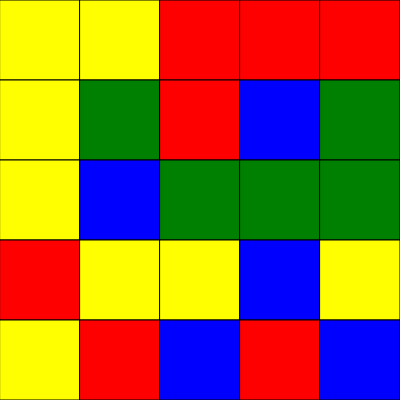
Frame 1 (no input)
Frame 60 (no input): identical to frame 1, image omitted
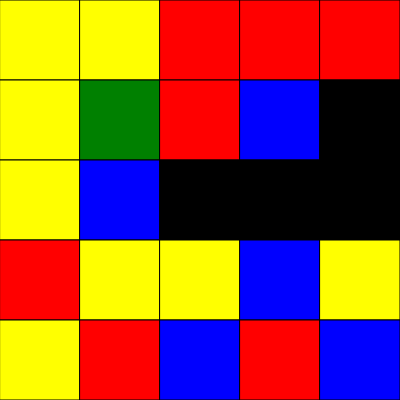
Frame 120 (the mouse pressed at the canvas centre since frame 60)

The p5.js sketch that drew these frames (run headless with seeded random() and noise() and a simulated clock; from frame 60 on, the mouse is pressed at the canvas centre):

// p5.js sketch
// ── sketch.js
const W = 400;
const H = 400;

class Cell {
  constructor(x, y, w, h, c, i, j) {
    this.x = x;
    this.y = y;
    this.w = w;
    this.h = h;
    this.c = c;
    this.i = i;
    this.j = j;
    
    this.adj = [];
    this.vis = false;
  }
  
  connect(otherCell) {
    this.adj.push(otherCell);
    otherCell.adj.push(this);
  }
  
  dfs(shouldDelete = false) {
    console.log(this.i, this.j)
    if (this.vis) return 0;

    this.vis = true;
    let cnt = 1;

    for(let child of this.adj) {
      if (child.c == this.c && ! child.vis) {
        cnt += child.dfs(shouldDelete);
      }
    }
    
    if (shouldDelete) this.c = 'black'

    return cnt;
  }
  
  render() {
    push();
    
    fill(this.c);
    rect(this.x, this.y, this.w, this.h);
    
    pop();
  }
}

class Grid {
  constructor(n, m, w, h) {
    this.n = n;
    this.m = m;
    this.w = w;
    this.h = h;
    
    this.initColors();
    this.init();
  }
  
  initColors() {
    this.colors = [
      'red',
      'green',
      'blue',
      'yellow'
    ];
  }
  
  init() {
    this.grid = [];
    
    for(let i=0; i<this.n; i++) {
      let row = [];
      
      for(let j=0; j<this.m; j++) {
        let w = this.w / this.m;
        let h = this.h / this.n;
        
        let x = j * w;
        let y = i * h;
        
        row.push(new Cell(x, y, w, h, 'white', i, j));
      }
      
      this.grid.push(row)
    }
    
    this.randomize();
    this.connectAdj();
  }
  
  connectAdj() {
    for(let i=0; i<this.n; i++) {
      for(let j=0; j<this.m; j++) {
        let cell = this.grid[i][j];
        
        if (i + 1 < this.n) {
          cell.connect(this.grid[i+1][j]);
        }
        
        if (j + 1 < this.m) {
          cell.connect(this.grid[i][j+1]);
        }
      }
    }
  }
  
  randomColor() {
    return this.colors[
      Math.floor(Math.random()*this.colors.length)
    ]
  }
  
  randomize() {
    this.grid.forEach(
      row => row.forEach(
        cell => cell.c = this.randomColor()
      )
    )
  }
  
  clear() {
    this.grid.forEach(
      row => row.forEach(
        cell => cell.vis = false
      )
    )
  }
  
  check() {
    this.clear();
    
    for(let i=0; i<this.n; i++) {
      for(let j=0; j<this.m; j++) {
        let cell = this.grid[i][j];
        
        let cnt = cell.dfs(cell);
        
        if (cnt >= 3) return true;
      }
    }
    
    return false;
  }
  
  delete(i, j) {
    let cell = this.grid[i][j];
    
    if (cell.dfs() >= 3) {
      this.clear()
      cell.dfs(true);
    }
  }
  
  render() {
    this.grid.forEach(
      row => row.forEach(cell => cell.render())
    )
  }
}

let grid = new Grid(5, 5, W, H);


function mousePressed() {
  if (mouseX > W || mouseY > H) {
    return;
  }
  
  let i = Math.floor(mouseY / (H / grid.n));
  let j = Math.floor(mouseX / (W / grid.m));
  
  grid.delete(i, j)
}

function setup() {
  createCanvas(W, H);
}

function draw() {
  background(220);
  
  grid.render()
}
